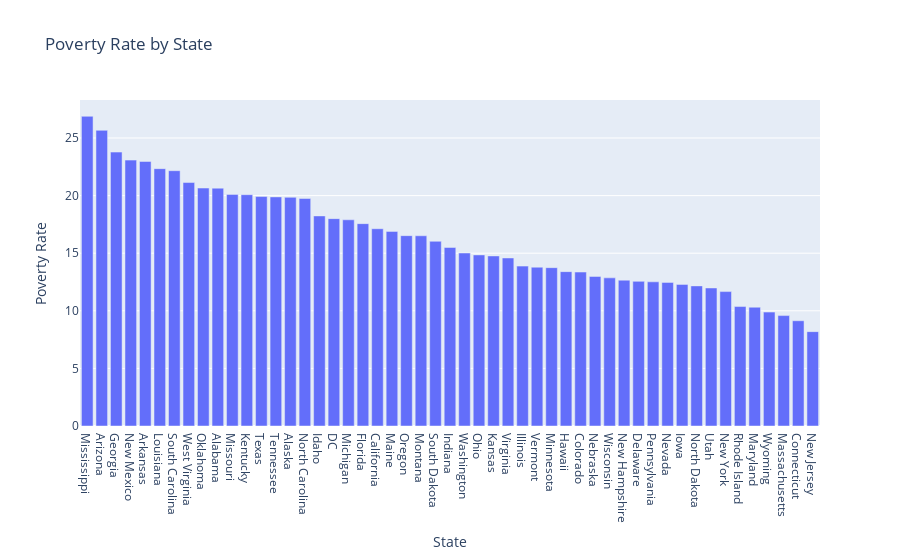

Write notebook code for a chart like this one.
### Code cell
poverty = px.bar(poverty_by_state, x="States",
                 y="poverty_rate", title="Poverty Rate by State")
poverty.update_layout(xaxis={'categoryorder': 'total descending'},
                      xaxis_title="State", yaxis_title="Poverty Rate")
poverty.show()

### Figure 1 — Plotly figure (JSON) as saved in the notebook; plotly's stock layout.template omitted (floating-point values rounded to 4 significant figures)
{"data": [{"alignmentgroup": "True", "hovertemplate": "States=%{x}<br>poverty_rate=%{y}<extra></extra>", "legendgroup": "", "marker": {"color": "#636efa", "pattern": {"shape": ""}}, "name": "", "offsetgroup": "", "orientation": "v", "showlegend": false, "textposition": "auto", "type": "bar", "x": ["New Jersey", "Connecticut", "Massachusetts", "Wyoming", "Maryland", "Rhode Island", "New York", "Utah", "North Dakota", "Iowa", "Nevada", "Pennsylvania", "Delaware", "New Hampshire", "Wisconsin", "Nebraska", "Colorado", "Hawaii", "Minnesota", "Vermont", "Illinois", "Virginia", "Kansas", "Ohio", "Washington", "Indiana", "South Dakota", "Montana", "Oregon", "Maine", "California", "Florida", "Michigan", "DC", "Idaho", "North Carolina", "Alaska", "Tennessee", "Texas", "Kentucky", "Missouri", "Alabama", "Oklahoma", "West Virginia", "South Carolina", "Louisiana", "Arkansas", "New Mexico", "Georgia", "Arizona", "Mississippi"], "xaxis": "x", "y": [8.191, 9.137, 9.585, 9.888, 10.31, 10.37, 11.67, 11.98, 12.16, 12.29, 12.47, 12.52, 12.56, 12.66, 12.86, 12.98, 13.36, 13.4, 13.75, 13.79, 13.88, 14.59, 14.76, 14.85, 15.02, 15.5, 16.03, 16.51, 16.52, 16.89, 17.12, 17.57, 17.9, 18, 18.24, 19.75, 19.85, 19.89, 19.92, 20.08, 20.11, 20.65, 20.66, 21.13, 22.16, 22.34, 22.96, 23.08, 23.78, 25.67, 26.88], "yaxis": "y"}], "layout": {"barmode": "relative", "legend": {"tracegroupgap": 0}, "title": {"text": "Poverty Rate by State"}, "xaxis": {"anchor": "y", "categoryorder": "total descending", "domain": [0, 1], "title": {"text": "State"}}, "yaxis": {"anchor": "x", "domain": [0, 1], "title": {"text": "Poverty Rate"}}}}
